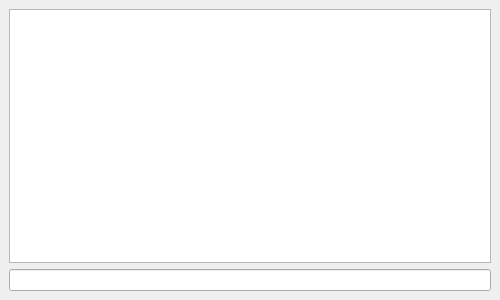
<?xml version="1.0" encoding="UTF-8"?>
<ui version="4.0">
 <class>MainWindow</class>
 <widget class="QMainWindow" name="MainWindow">
  <property name="geometry">
   <rect>
    <x>0</x>
    <y>0</y>
    <width>500</width>
    <height>300</height>
   </rect>
  </property>
  <property name="windowTitle">
   <string>To Do List</string>
  </property>
  <widget class="QWidget" name="centralwidget">
   <layout class="QVBoxLayout" name="verticalLayout">
    <item>
     <widget class="QListView" name="task_list">
      <property name="selectionMode">
       <enum>QAbstractItemView::SingleSelection</enum>
      </property>
     </widget>
    </item>
    <item>
     <widget class="QLineEdit" name="todo_edit"/>
    </item>
    <item>
        <widget class="QPushButton" name="delete_button">
         <property name="text">
          <string>Delete</string>
         </property>
         <property name="enabled">
          <bool>false</bool>
         </property>
        </widget>
        <widget class="QPushButton" name="refresh_button">
         <property name="text">
          <string>Refesh</string>
         </property>
         <property name="enabled">
          <bool>true</bool>
         </property>
        </widget>
        <widget class="QPushButton" name="store_button">
         <property name="text">
          <string>Store</string>
         </property>
         <property name="enabled">
          <bool>true</bool>
         </property>
        </widget>
    </item>
   </layout>
  </widget>
 </widget>
 <resources/>
 <connections/>
</ui>
